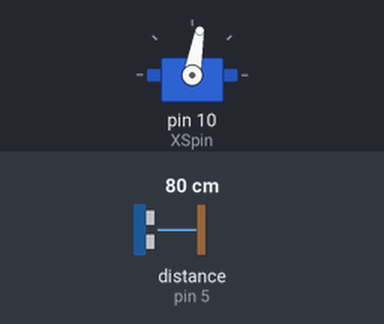
Bench run of a sketch on a simulated Arduino Uno, built with avr-gcc and run on an emulated ATmega328P. Parts: servo. Wiring (inferred from the names in the program): ultrasonic range finder: trigger pin 6; echo pin 5. Inputs (shaded band) come from the test bench; at power-on: distance to the obstacle (sensor on pin 5) 80 cm. The echo pulse lasts 58.3 µs per cm; what the sketch prints to the serial monitor is not drawn.

Above: at 1.2 s.
1.3 s: distance to the obstacle (sensor on pin 5) set to 55 cm
4.3 s: distance to the obstacle (sensor on pin 5) set to 48 cm
At 4.6 s:
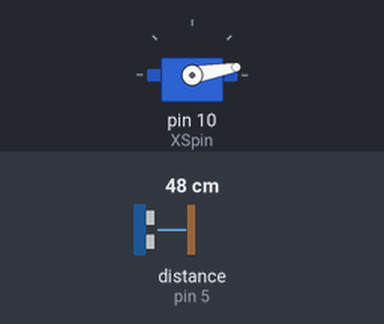
5.8 s: distance to the obstacle (sensor on pin 5) set to 120 cm
At 7.5 s:
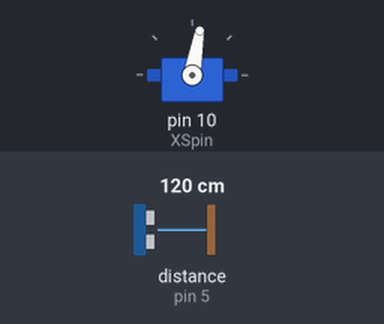
7.9 s: distance to the obstacle (sensor on pin 5) set to 2 cm
At 8.9 s:
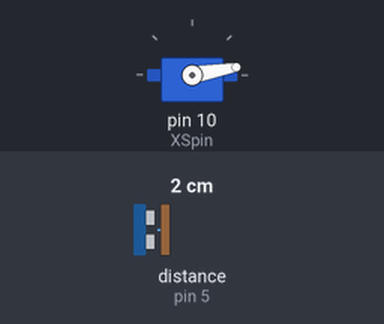
Timing chart, 0 to 10.4 s (numbered marks = the images above; inputs shaded):
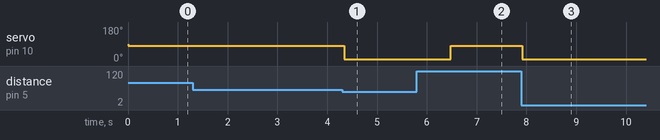

The sketch:

Motion_Detecting_Box.ino
```cpp
#include <Servo.h>
Servo Xservo;
int const trigPin = 6;
int const echoPin = 5;
int Xpin=A0;
int Ypin=A1;
int XSpin=10;
int Spin=2;
int Xval;
int Yval;
int Sval;
int dt=200;
int WVx;
void setup() {
  // put your setup code here, to run once:
Serial.begin(9600);
pinMode(XSpin,OUTPUT);
pinMode(Xpin,INPUT);
pinMode(Ypin,INPUT);
pinMode(Spin,INPUT);
Xservo.attach(XSpin);
digitalWrite(Spin,HIGH);

pinMode(trigPin, OUTPUT);
pinMode(echoPin, INPUT);
}

void loop() {

int duration, distance;
digitalWrite(trigPin, HIGH);
delay(1);
digitalWrite(trigPin, LOW);

duration = pulseIn(echoPin, HIGH);

distance = (duration/2) / 29.1;

if (distance <= 50 && distance >= 0) {
  Xservo.write(10);
    delay(1000);
} else {

  Xservo.write(80);
}

delay(60);
Serial.print("X Value = ");
Serial.print(Xval);
Serial.print(" Y Value = ");
Serial.print(Yval);
Serial.print(" Switch State is ");
Serial.println(Sval);
}
```

Measured:
- the behaviour switches between 52 and 51 cm on distance to the obstacle (sensor on pin 5) (found by bisection; images 0 and 1)
- after the input at 1.3 s, every drawn part: stays the same
- after the input at 4.3 s, servo on pin 10 (XSpin): 80° → 10° at once
- after the input at 5.8 s, servo on pin 10 (XSpin): 10° → 80° after 0.68 s
- after the input at 7.9 s, servo on pin 10 (XSpin): 80° → 10° at once
